Frame 1 (no input): blank canvas, image omitted
Frame 60 (no input): blank canvas, image omitted
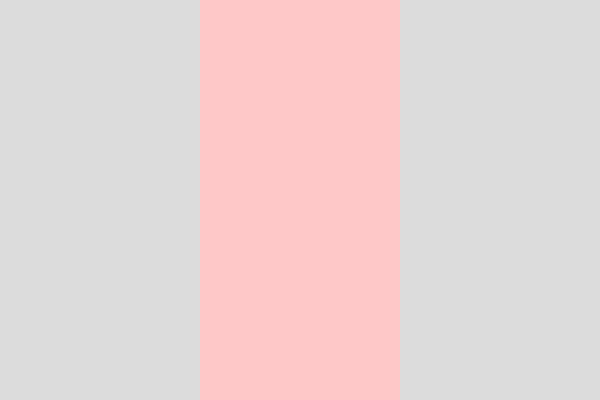
Frame 120 (the mouse pressed at the canvas centre since frame 60)

The p5.js sketch whose frames 1 and 60 were blank and that drew this single picture after the mouse press (run headless with seeded random() and noise() and a simulated clock; from frame 60 on, the mouse is pressed at the canvas centre):

// p5.js sketch
// ── sketch.js
let on = false; // column starts off

function setup() {
  createCanvas(600, 400);
}

function draw() {
  background(220);

  // only draw the column if "on" is true
  if (on) {
    fill(255, 200, 200); 
    noStroke();
    rect(200, 0, 200, 400); // rectangle in the middle
  }
}

function mousePressed() {
  // check if mouse is inside the column
  if (mouseX > 200 && mouseX < 400) {
    on=!on
  }
}
